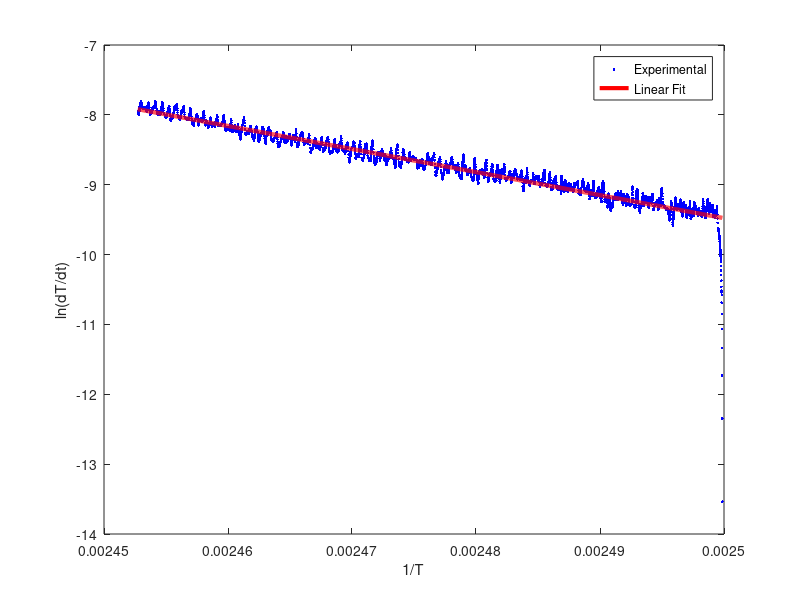
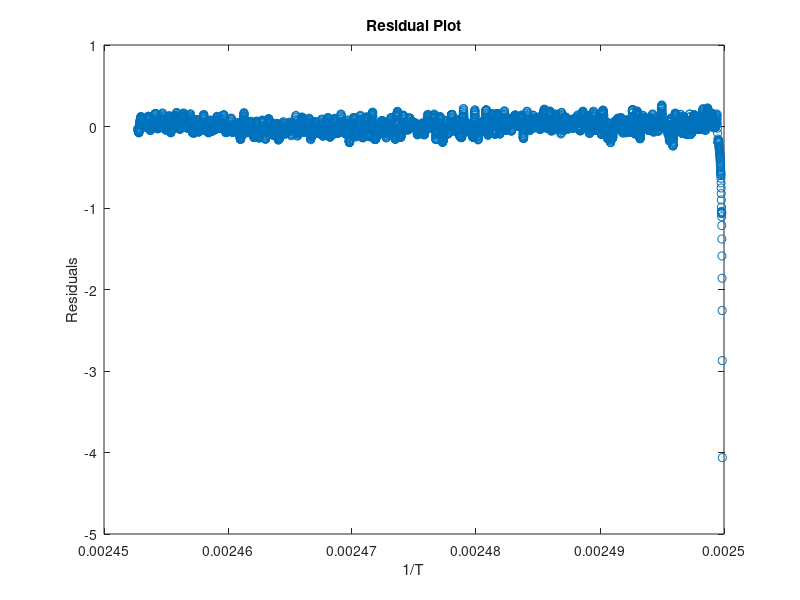

Recreate these plots in MATLAB, in order.
clc
clear
load HP_lfp_newdata.mat
Temp=new_data(:,1);
dTemp_dt=new_data(:,2);
numtimesteps=size(new_data);


Temp=double(Temp(1850:8000));
dTemp_dt=double(dTemp_dt(1850:8000));

% 设计巴特沃斯低通滤波器
Fs = 50000; % 采样频率，示例中为1000 Hz
Wn = 2*300/Fs; % 截止频率为50 Hz，根据信号特性确定
[b,a] = butter(1, Wn); % 计算滤波器系数，滤波器的阶数为4

% 对信号进行滤波
dTemp_dt_filtered = filter(b, a, dTemp_dt);

% 假设 Te_2, T0, Temp, dTemp_dt 是已知的实验数据
Te_2 = 411.65; % 假设的 Te_2 值
Te_2=double(Te_2);
% 定义目标函数，用于最小二乘法
% ... [其他代码不变] ...

% 对数变换
ln_dTemp_dt = log(dTemp_dt_filtered./(Te_2-Temp));

% 使用线性回归拟合 1/T 和 ln(dT/dt)
p_linear = polyfit(1./Temp, ln_dTemp_dt, 1);

% 从线性回归中获取参数
slope = p_linear(1); % 对应于 Ea_2 / (-8.314)
intercept = p_linear(2); % 对应于 log(A_2)

% 显示结果
fprintf('Slope (Ea_2 / (-8.314)) = %f\n', slope);
fprintf('Intercept (log(A_2)) = %f\n', intercept);

Ea_2=slope*(-8.314);
A_2=exp(intercept);

% 显示结果
fprintf('Ea_2 = %f\n', Ea_2);
fprintf('A_2 = %f\n', A_2);


% 绘制原始数据和线性拟合结果
x = 1./Temp;
R_SIM=intercept + slope*x;
figure
plot(x, ln_dTemp_dt, 'b.', x, R_SIM, 'r-', 'LineWidth', 3);
xlabel('1/T');
ylabel('ln(dT/dt)');
legend('Experimental', 'Linear Fit');

% 计算R-squared
SSres = sum((ln_dTemp_dt - R_SIM).^2);  % 残差平方和
SStot = sum((ln_dTemp_dt - mean(ln_dTemp_dt)).^2);  % 总平方和
R2 = 1 - SSres/SStot;

% 计算MSE和RMSE
MSE = mean((ln_dTemp_dt - R_SIM).^2);
RMSE = sqrt(MSE);

% 计算MAE
MAE = mean(abs(ln_dTemp_dt - R_SIM));

% 计算MAPE
n = length(ln_dTemp_dt); % 获取数据点的数量
mape = (100 / n) * sum(abs((ln_dTemp_dt - R_SIM) ./ ln_dTemp_dt));



% 显示精度指标
fprintf('R-squared: %f\n', R2);
fprintf('MSE: %f\n', MSE);
fprintf('RMSE: %f\n', RMSE);
fprintf('MAE: %f\n', MAE);
fprintf('MAPE: %f%%\n', mape);

% 绘制残差图
figure
residuals = ln_dTemp_dt - R_SIM;
plot(1./Temp, residuals, 'o');
xlabel('1/T');
ylabel('Residuals');
title('Residual Plot');